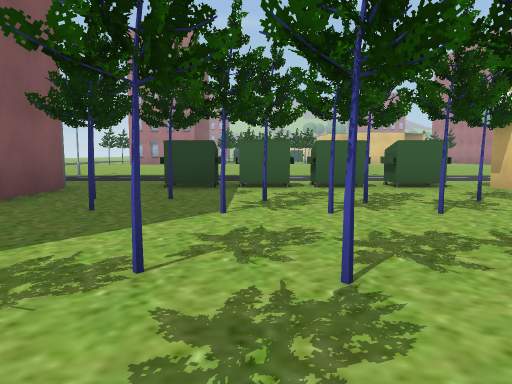
View 1 (above)

24 first-person views from a walk through a Unity game level. The camera is 1.2 m above the floor, tilts 6° down and sees 70° across. The floor is counted in squares, 2 m on a side. Each view is taken from the middle of a square. On the plan, view 1 faces up. The plan holds only what a view shows up to about 10 squares ahead; the rest is blank. The place goes on beyond the plan. Some trees and plants on the terrain are drawn as simple stand-ins. Some surface patterns are stand-ins.

View 2
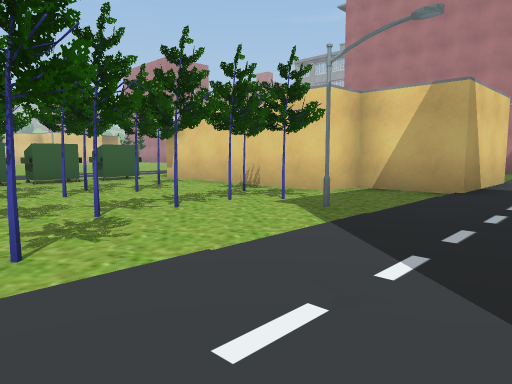

View 3
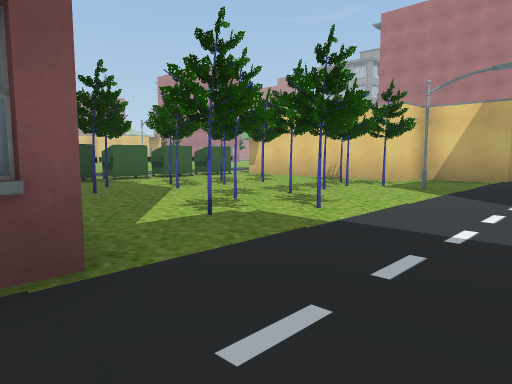

View 4
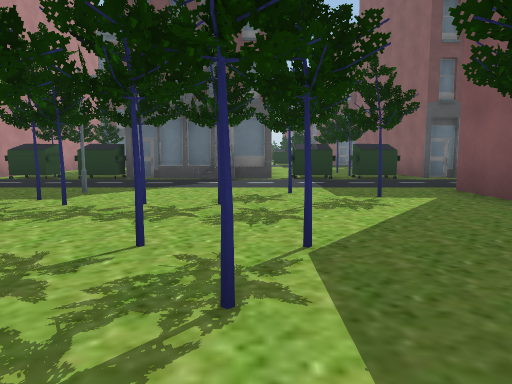

View 5
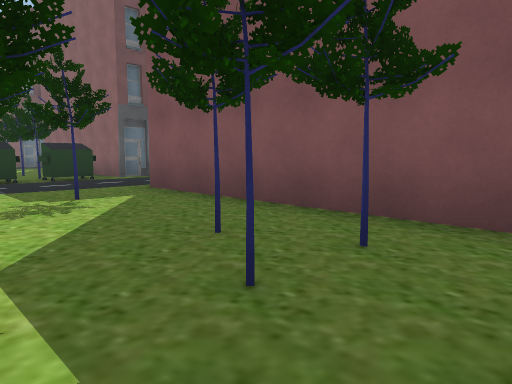

View 6
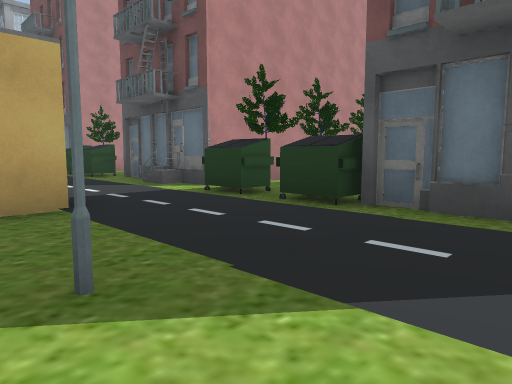

View 7
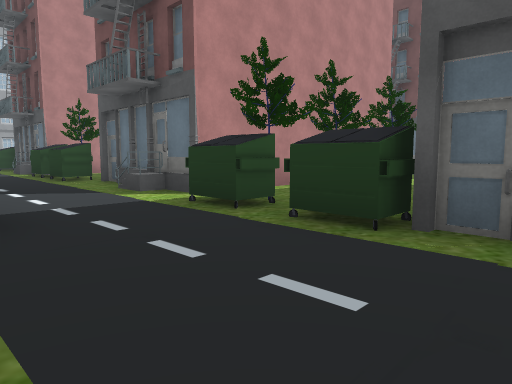

View 8
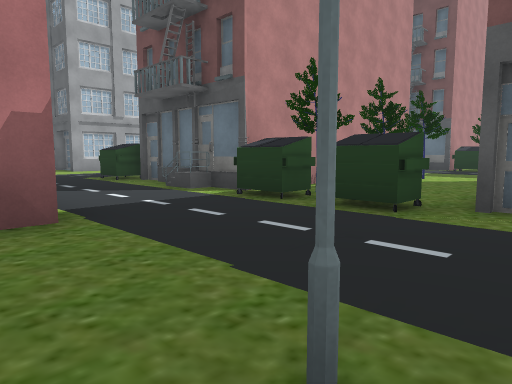

View 9
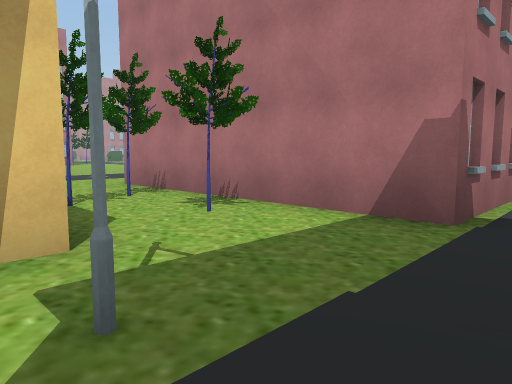

View 10
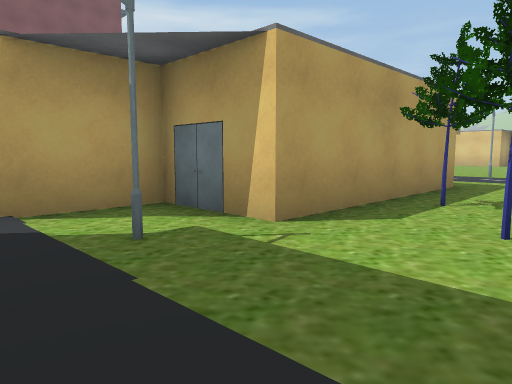

View 11
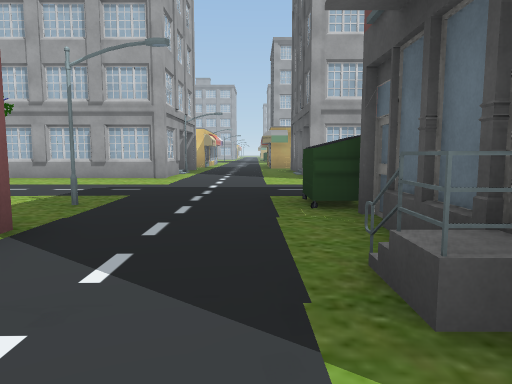

View 12
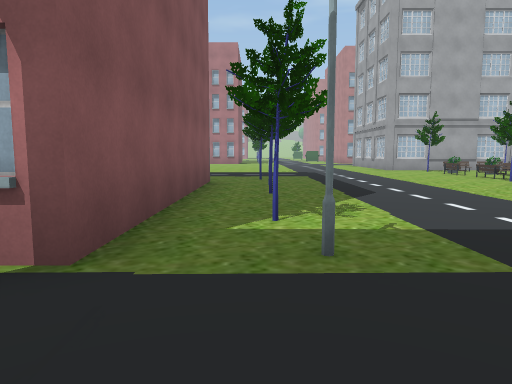

View 13
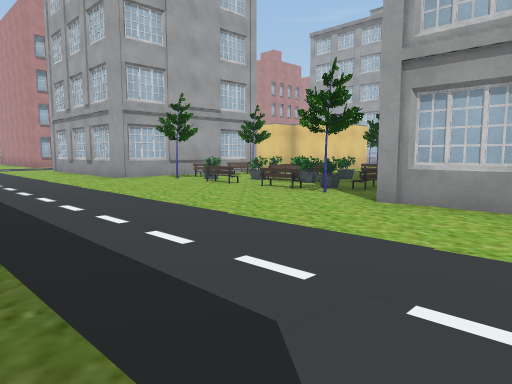

View 14
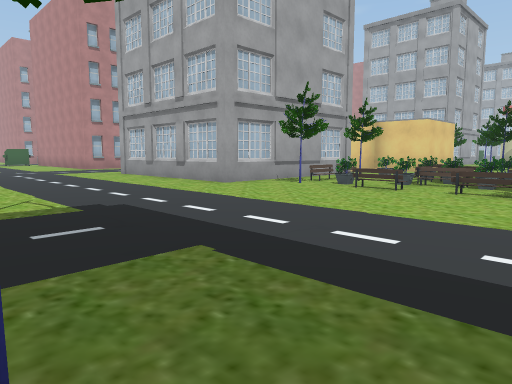

View 15
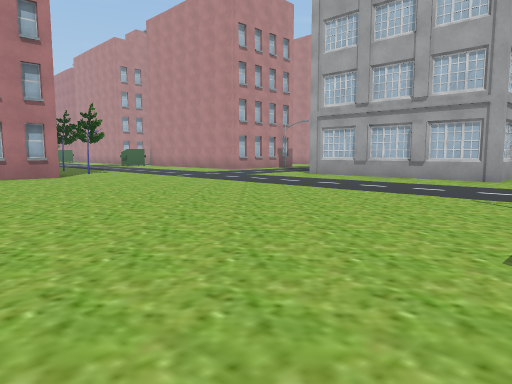

View 16
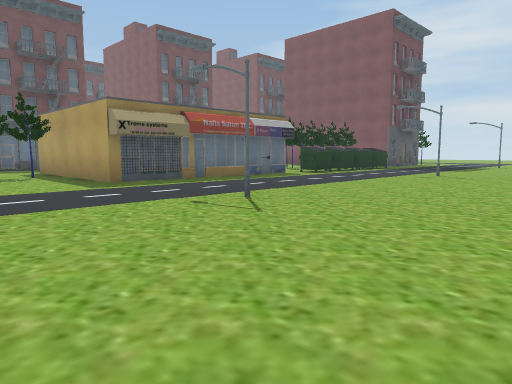

View 17
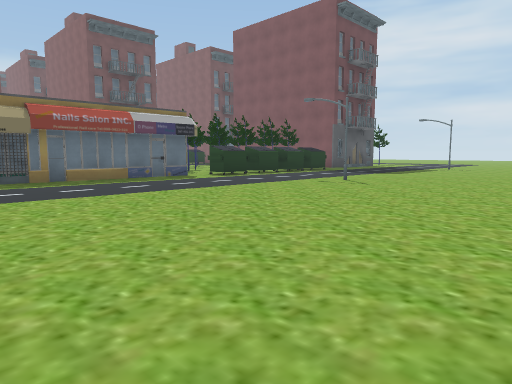

View 18
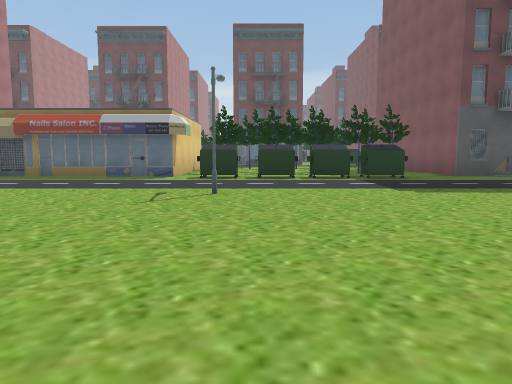

View 19
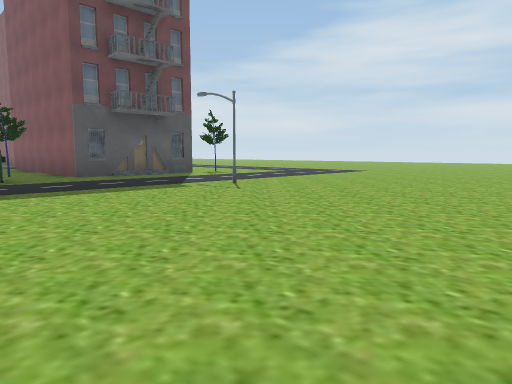

View 20
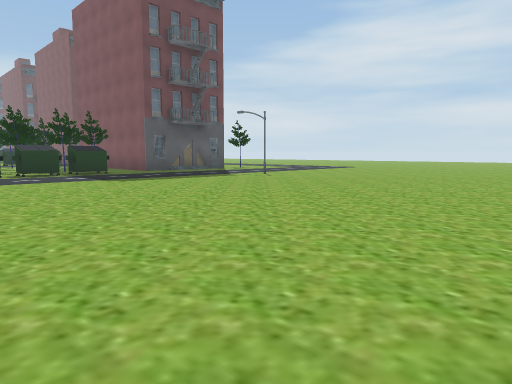

View 21
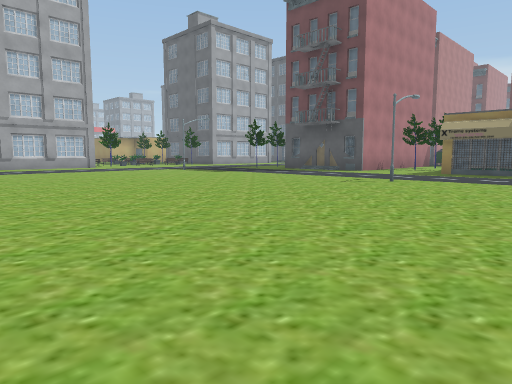

View 22
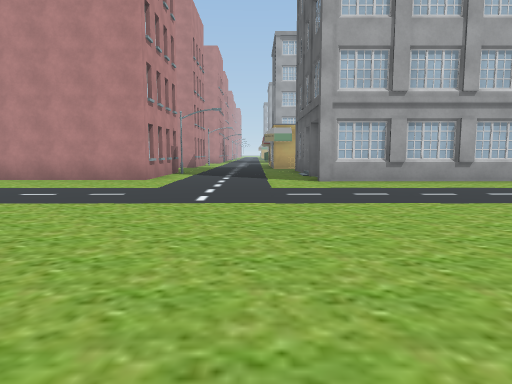

View 23
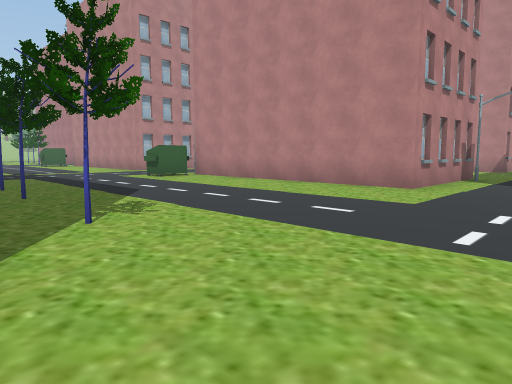

View 24
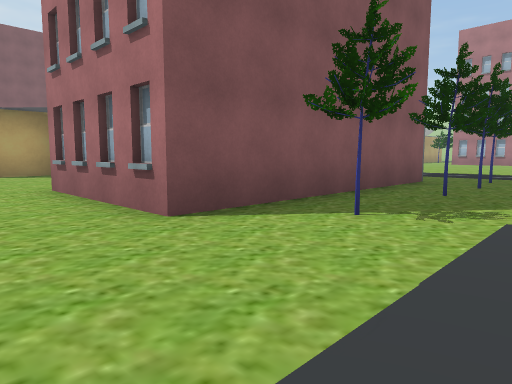

### Floor plan
Key: @ floor where view 1 was taken; # wall or solid block; x gap in a wall; . floor; = window, fence, low wall or low ledge; ^ raised ledge; T tree; S streetlight; B bench; O other object.
Columns run from 6 left of view 1 to 24 right of it. Each row starts with its distance up from view 1.
 29                       ....
 28                       .....
 27                       .T...^^
 26                       #......
 25                       #T.....
 24                       #T.....
 23                       #......
 22                       #......
 21               #.      #T.....##
 20               #....##O#........
 19                  ..............
 18       ....  ....    ...........
 17  .........  ...................
 16 ..........  ................###
 15 ..........  ................#
 14 ............................#
 13 ............................#
 12 ............................#O#
 11 .........S...................TB
 10 .S..............S............#=
  9 ....................   ......B=
  8 ....................  .......B=
  7  ....^^^^^..........  .T.....B=
  6  ##.......#######..#  #......TB
  5    .TTT..T#     #..#  #T.....#
  4    .T.TTTT#     #TT#  #T.....#
  3    ......T#     #..#  #......#
  2    ..TT.TT##  ###.T#  #......#
  1    .T....T.#  #....#  #T.....#
  0 OO#..T@..S.####.S..##O#S.....O
 -1   ............................
 -2   ............................
 -3 O##x^^#O##^xxOO#O#^#O###^.....
 -4   #.T.    .T.# ##.T.        O
 -5    T      .T.#

Positions as (right, up) in squares from view 1, and headings:
1: (0, 0), facing up
2: (-1, -2), facing up-right
3: (-4, -2), facing up-right
4: (0, 6), facing down
5: (0, 6), facing down-left
6: (1, 1), facing down-right
7: (2, 0), facing down-right
8: (9, 1), facing down-right
9: (9, -1), facing up-right
10: (12, -1), facing up-left
11: (13, -2), facing right
12: (17, -2), facing up
13: (18, 3), facing up-right
14: (17, 6), facing up-right
15: (13, 10), facing up-right
16: (13, 14), facing down-left
17: (10, 15), facing down-left
18: (2, 16), facing down
19: (0, 16), facing down-left
20: (3, 18), facing down-left
21: (6, 18), facing down-right
22: (14, 18), facing right
23: (16, 18), facing up-right
24: (19, 18), facing up-left
